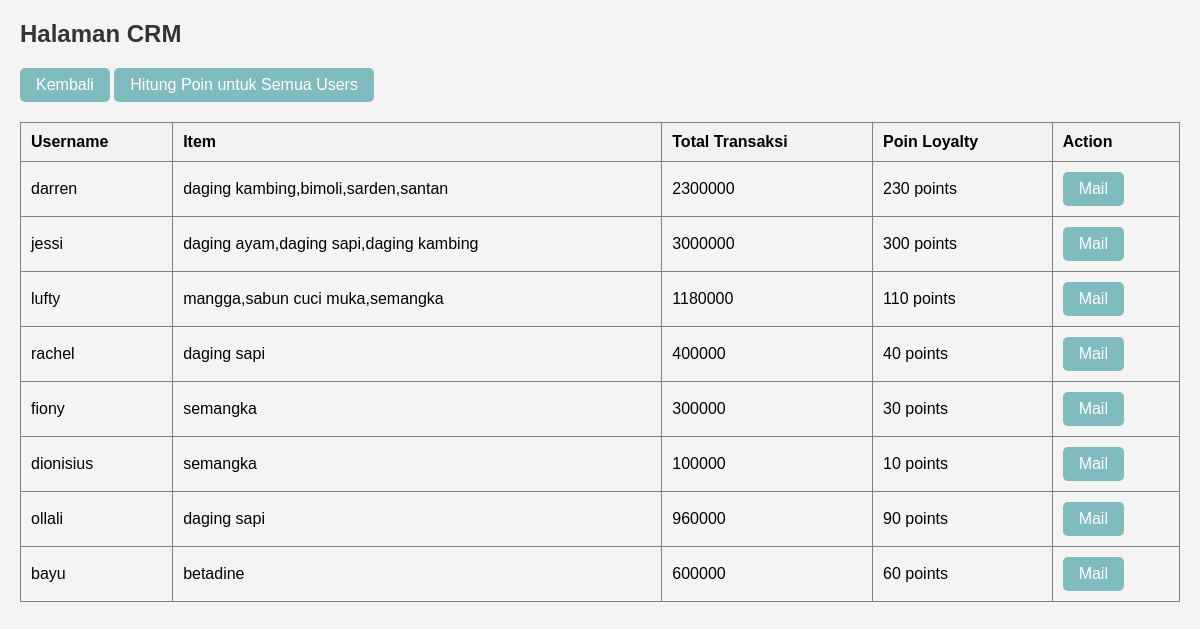
The page /sistem_loyalty/crm/halaman_crm.php (signed in) on the database its author committed.
### tables this page shows
CREATE TABLE `user` (
  `id_user` int(10) NOT NULL AUTO_INCREMENT,
  `username` varchar(50) DEFAULT NULL,
  `password` varchar(100) DEFAULT NULL,
  `email` varchar(50) DEFAULT NULL,
  `poin_loyalty` int(20) DEFAULT NULL,
  `membership` varchar(50) DEFAULT NULL,
  `role` int(10) DEFAULT NULL,
  PRIMARY KEY (`id_user`)
);

### sistem_loyalty/crm/halaman_crm.php (the view, shortened to what this page needs)
<?php
include "../koneksi.php";
?>
<!DOCTYPE html>
<html lang="en">
<head>
</head>
<body>
<div class="container">
    <h2>Halaman CRM</h2>
    <a href="http://localhost/sistem_loyalty/homePage.php" class="button">Kembali</a>
    <a href="http://localhost/sistem_loyalty/crm/halaman_crm.php?calculate_loyalty=true" class="button">Hitung Poin untuk Semua Users</a>
    <table border='1'>
        <tr>
            <th>Username</th>
            <th>Item</th>
            <th>Total Transaksi</th>
            <th>Poin Loyalty</th>
            <th>Action</th>
        </tr>
        <?php
        $query = "SELECT user.id_user, user.username, user.poin_loyalty,
        GROUP_CONCAT(produk.nama_produk) AS purchased_items,
        COUNT(ts.item) AS purchase_count,
        SUM(produk.harga_produk_satuan * ts.qty) AS total_spending
        FROM user
        JOIN transaksi_sales ts ON user.id_user = ts.user
        JOIN produk ON produk.id_produk = ts.item
        GROUP BY user.id_user
        ORDER BY purchase_count DESC";
        $result = mysqli_query($koneksi, $query);
        if(!$result){
            echo "query gagal!";
        }
        else{
            while($row = mysqli_fetch_assoc($result)){
                echo "<tr>
                        <td>".$row['username']."</td>
                        <td>".$row['purchased_items']."</td>
                        <td>".$row['total_spending']."</td>
                        <td>".$row['poin_loyalty']." points</td>
                        <td>
                            <a href='http://localhost/sistem_loyalty/crm/send_mail.php?id_user=".$row['id_user']."' class='button'>Mail</a>
                        </td>
                      </tr>";
            }
        }
        ?>
    </table>
</div>
</body>
</html>

### sistem_loyalty/crm/halaman_crm.php (style rules this page uses)
* { box-sizing: border-box; }
body { font-family: Arial, sans-serif; background-color: #f4f4f4; margin: 0; padding: 0; }
.container { margin: 20px; }
h2 { color: #333; }
table { width: 100%; border-collapse: collapse; margin-top: 20px; }
th { background-color: #f2f2f2; }
th, td { padding: 10px; text-align: left; }
a.button { display: inline-block; padding: 8px 16px; text-decoration: none; background-color: #80BCBD; color: white; border-radius: 5px; cursor: pointer; }

### rows shown on the page
user: username "darren", purchased_items "daging kambing,bimoli,sarden,santan", total_spending "2300000", poin_loyalty "230"
user: username "jessi", purchased_items "daging ayam,daging sapi,daging kambing", total_spending "3000000", poin_loyalty "300"
user: username "lufty", purchased_items "mangga,sabun cuci muka,semangka", total_spending "1180000", poin_loyalty "110"
user: username "rachel", purchased_items "daging sapi", total_spending "400000", poin_loyalty "40"
user: username "fiony", purchased_items "semangka", total_spending "300000", poin_loyalty "30"
user: username "dionisius", purchased_items "semangka", total_spending "100000", poin_loyalty "10"
user: username "ollali", purchased_items "daging sapi", total_spending "960000", poin_loyalty "90"
user: username "bayu", purchased_items "betadine", total_spending "600000", poin_loyalty "60"
